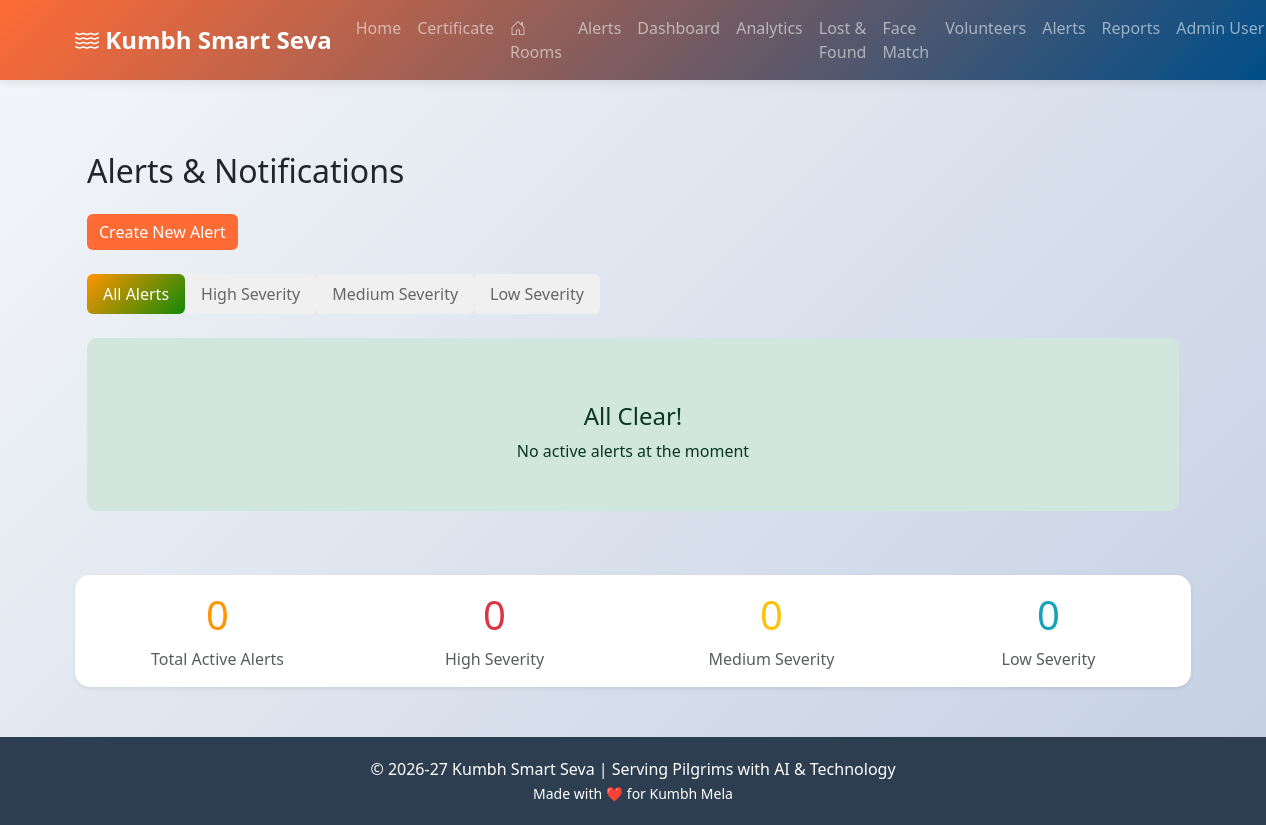
Before: /admin/alerts (signed in) with the older database file.
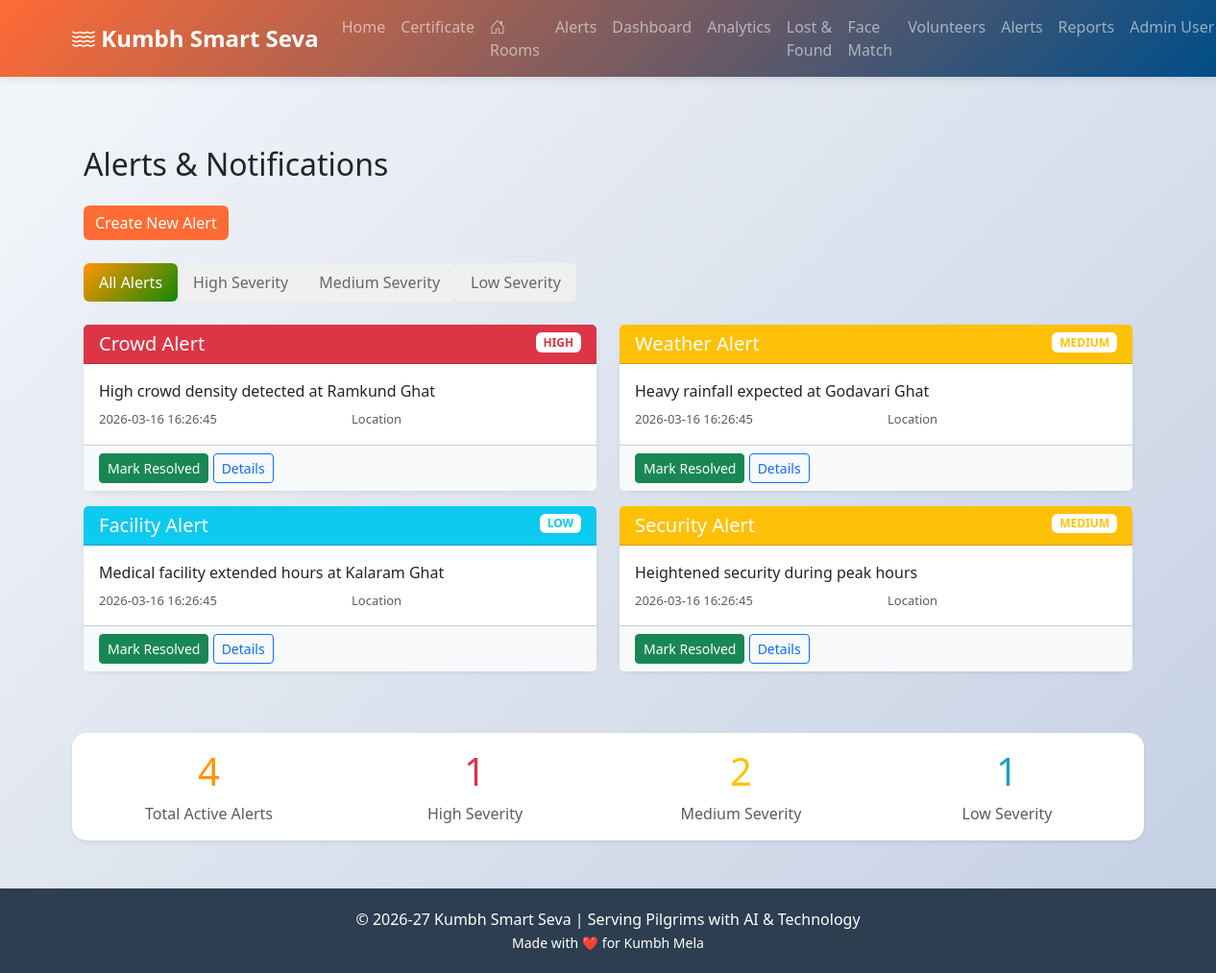
After: the same page with the newer database file.
### tables this page shows
CREATE TABLE alerts (
                id INTEGER PRIMARY KEY AUTOINCREMENT,
                location_id INTEGER NOT NULL,
                alert_type TEXT NOT NULL,
                message TEXT NOT NULL,
                severity TEXT DEFAULT 'medium',
                resolved BOOLEAN DEFAULT 0,
                created_at TIMESTAMP DEFAULT CURRENT_TIMESTAMP,
                FOREIGN KEY (location_id) REFERENCES locations(id)
            );

### app.py (the view)
@app.route('/admin/alerts')
@admin_login_required
def manage_alerts():
    location_id = session.get('location_id')
    alerts = admin_manager.get_active_alerts(location_id)
    return render_template('manage_alerts.html', alerts=alerts)

### app.py (called while the page is built)
@app.before_request
def require_login_for_modules():
    exempt_endpoints = {
        'index', 'login', 'register', 'logout',
        'admin_login', 'admin_logout',
        'generate_certificate_page', 'create_certificate', 'view_certificate',
        'verify_certificate', 'verify_certificate_page', 'api_verify_certificate', 'download_certificate'
    }
    endpoint = request.endpoint or ''
    if endpoint.startswith('static'):
        return
    if endpoint in exempt_endpoints:
        return
    if 'certificate' in endpoint:
        return
    if session.get('user_id') or session.get('admin_id'):
        return
    if endpoint not in {'login', 'register'}:
        flash('Please login to access this feature', 'warning')
    return redirect(url_for('login'))

def admin_login_required(f):
    from functools import wraps
    @wraps(f)
    def decorated_function(*args, **kwargs):
        if 'admin_id' not in session:
            flash('Please login as admin first', 'warning')
            return redirect(url_for('admin_login'))
        return f(*args, **kwargs)
    return decorated_function

### templates/manage_alerts.html (shortened to what the changed rows need)
{% extends "base.html" %}
{% block content %}
<div class="container-fluid py-4">
    <h2 class="mb-4">
         Alerts & Notifications
    </h2>
    <div class="row">
        {% if alerts %}
            {% for alert in alerts %}
            <div class="col-lg-6 mb-3 alert-item" data-severity="{{ alert.severity }}">
                <div class="card border-0 shadow-sm h-100">
                    <div class="card-header bg-{{ 'danger' if alert.severity == 'high' else 'warning' if alert.severity == 'medium' else 'info' }}">
                        <div class="d-flex justify-content-between align-items-start">
                            <div>
                                <h5 class="mb-0 text-white">
                                    {{ alert.alert_type|replace('_', ' ')|title }}
                                </h5>
                            </div>
                            <span class="badge bg-white text-{{ 'danger' if alert.severity == 'high' else 'warning' if alert.severity == 'medium' else 'info' }}">
                                {{ alert.severity|upper }}
                            </span>
                        </div>
                    </div>
                    <div class="card-body">
                        <p class="mb-2">{{ alert.message }}</p>
                        <div class="row text-muted" style="font-size: 13px;">
                            <div class="col-6">
                                 {{ alert.created_at }}
                            </div>
                            <div class="col-6">
                                 Location
                            </div>
                        </div>
                    </div>
                    <div class="card-footer bg-light">
                        <form method="POST" action="/admin/alerts/{{ alert.id }}/resolve" style="display: inline;">
                            <button type="submit" class="btn btn-sm btn-success">
                                 Mark Resolved
                            </button>
                        </form>
                        <button type="button" class="btn btn-sm btn-outline-primary" data-bs-toggle="modal" data-bs-target="#alertModal{{ alert.id }}">
                             Details
                        </button>
                    </div>
                </div>
            </div>
            {% endfor %}
        {% else %}
            <div class="col-12">
                <div class="alert alert-success text-center py-5">
                    <h4 class="mt-3">All Clear!</h4>
                    <p class="mb-0">No active alerts at the moment</p>
                </div>
            </div>
        {% endif %}
    </div>
</div>
<div class="row mt-4">
    <div class="col-12">
        <div class="card border-0 shadow-sm">
            <div class="card-body">
                <div class="row text-center">
                    <div class="col-md-3">
                        <h1 style="color: #FF9500;">{{ alerts|length }}</h1>
                        <p class="text-muted mb-0">Total Active Alerts</p>
                    </div>
                    <div class="col-md-3">
                        <h1 style="color: #dc3545;">
                            {% set high_count = alerts|selectattr('severity', 'equalto', 'high')|list|length %}
                            {{ high_count }}
                        </h1>
                        <p class="text-muted mb-0">High Severity</p>
                    </div>
                    <div class="col-md-3">
                        <h1 style="color: #ffc107;">
                            {% set medium_count = alerts|selectattr('severity', 'equalto', 'medium')|list|length %}
                            {{ medium_count }}
                        </h1>
                        <p class="text-muted mb-0">Medium Severity</p>
                    </div>
                    <div class="col-md-3">
                        <h1 style="color: #17a2b8;">
                            {% set low_count = alerts|selectattr('severity', 'equalto', 'low')|list|length %}
                            {{ low_count }}
                        </h1>
                        <p class="text-muted mb-0">Low Severity</p>
                    </div>
                </div>
            </div>
        </div>
    </div>
</div>
{% endblock %}

Changed rows visible on the page:
added alerts: alert_type "Crowd Alert", severity "HIGH", message "High crowd density detected at Ramkund Ghat", created_at "2026-03-16 16:26:45"
added alerts: alert_type "Weather Alert", severity "MEDIUM", message "Heavy rainfall expected at Godavari Ghat", created_at "2026-03-16 16:26:45"
added alerts: alert_type "Facility Alert", severity "LOW", message "Medical facility extended hours at Kalaram Ghat", created_at "2026-03-16 16:26:45"
added alerts: alert_type "Security Alert", severity "MEDIUM", message "Heightened security during peak hours", created_at "2026-03-16 16:26:45"
Other visible differences:
{{ alerts|length }}: "0" → "4"
{{ high_count }}: "0" → "1"
{{ medium_count }}: "0" → "2"
{{ low_count }}: "0" → "1"
text no longer shown: "All Clear! No active alerts at the moment"
